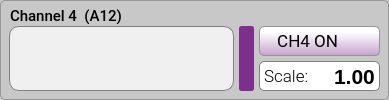
          <widget class="QGroupBox" name="groupBox_ch4">
           <property name="minimumSize">
            <size>
             <width>370</width>
             <height>100</height>
            </size>
           </property>
           <property name="maximumSize">
            <size>
             <width>16777215</width>
             <height>100</height>
            </size>
           </property>
           <property name="font">
            <font>
             <family>Roboto Medium</family>
             <pointsize>11</pointsize>
            </font>
           </property>
           <property name="styleSheet">
            <string notr="true">QGroupBox {background-color: rgb(200,200,200);border: 1px solid rgb(150,150,150); border-radius: 5px;  margin-top: 0.5em;}; 
QGroupBox::title {subcontrol-origin: margin;left: 10px;padding: 0 3px 0 3px;}</string>
           </property>
           <property name="title">
            <string/>
           </property>
           <widget class="QTextBrowser" name="textBrowser_ch4">
            <property name="enabled">
             <bool>true</bool>
            </property>
            <property name="geometry">
             <rect>
              <x>9</x>
              <y>26</y>
              <width>225</width>
              <height>65</height>
             </rect>
            </property>
            <property name="sizePolicy">
             <sizepolicy hsizetype="Preferred" vsizetype="Preferred">
              <horstretch>0</horstretch>
              <verstretch>0</verstretch>
             </sizepolicy>
            </property>
            <property name="maximumSize">
             <size>
              <width>225</width>
              <height>65</height>
             </size>
            </property>
            <property name="font">
             <font>
              <family>Roboto Mono Medium</family>
              <pointsize>30</pointsize>
              <weight>62</weight>
              <italic>false</italic>
              <bold>true</bold>
             </font>
            </property>
            <property name="cursor" stdset="0">
             <cursorShape>IBeamCursor</cursorShape>
            </property>
            <property name="styleSheet">
             <string notr="true">QTextBrowser {
	background-color: rgba(240,240,240, 1.0);border: 1px solid; border-radius:10px;
	text-align:center;font-family:'Roboto Mono Medium'; font-size:30pt; font-weight:500;
	border-color: gray;
}

QTextBrowser:disabled {
	color:gray;
	background-color: transparent;
	border: 1px solid gray; border-radius:10px;
	text-align:center;font-family:'Roboto Mono Medium'; font-size:30pt; font-weight:500;
}</string>
            </property>
            <property name="html">
             <string>&lt;!DOCTYPE HTML PUBLIC &quot;-//W3C//DTD HTML 4.0//EN&quot; &quot;http://www.w3.org/TR/REC-html40/strict.dtd&quot;&gt;
&lt;html&gt;&lt;head&gt;&lt;meta name=&quot;qrichtext&quot; content=&quot;1&quot; /&gt;&lt;style type=&quot;text/css&quot;&gt;
p, li { white-space: pre-wrap; }
&lt;/style&gt;&lt;/head&gt;&lt;body style=&quot; font-family:'Roboto Mono Medium'; font-size:30pt; font-weight:496; font-style:normal;&quot;&gt;
&lt;p align=&quot;center&quot; style=&quot;-qt-paragraph-type:empty; margin-top:0px; margin-bottom:0px; margin-left:0px; margin-right:0px; -qt-block-indent:0; text-indent:0px;&quot;&gt;&lt;br /&gt;&lt;/p&gt;&lt;/body&gt;&lt;/html&gt;</string>
            </property>
           </widget>
           <widget class="QDoubleSpinBox" name="doubleSpinBox_gain4">
            <property name="enabled">
             <bool>true</bool>
            </property>
            <property name="geometry">
             <rect>
              <x>259</x>
              <y>61</y>
              <width>121</width>
              <height>30</height>
             </rect>
            </property>
            <property name="minimumSize">
             <size>
              <width>121</width>
              <height>0</height>
             </size>
            </property>
            <property name="maximumSize">
             <size>
              <width>120</width>
              <height>16777215</height>
             </size>
            </property>
            <property name="styleSheet">
             <string notr="true">QDoubleSpinBox { background-color: rgba(255,255,255, 1.0);border: 1px solid gray; border-radius:5px;
				   text-align:right;font-family:'Roboto Mono Medium','Roboto'; font-size:16pt; font-weight:500;  }

QDoubleSpinBox::up-button { height:22px; width: 30px; border: 0px;
									 image: url(:/main/img/arrow_up4.png); }

QDoubleSpinBox::down-button { height:22px; width: 30px; border: 0px;
										  image: url(:/main/img/arrow_down4.png); }

QDoubleSpinBox::up-button:hover { 
	image: url(:/main/img/arrow_up4b.png);
}

QDoubleSpinBox::down-button:hover {
	image: url(:/main/img/arrow_down4b.png);
 }

QDoubleSpinBox:disabled { background-color: rgba(240,240,240, 1.0); border: 1px transparent; border-radius:5px;
                                          text-align:right;font-family:'Roboto Mono Medium','Roboto'; font-size:16pt; font-weight:500; }

QDoubleSpinBox::up-button:disabled { height:22px; width: 30px; border: 0px; image: url(:/main/img/arrow_up2.png); }

QDoubleSpinBox::down-button:disabled { height:22px; width: 30px; border: 0px; image: url(:/main/img/arrow_down2.png); }
</string>
            </property>
            <property name="wrapping">
             <bool>false</bool>
            </property>
            <property name="frame">
             <bool>true</bool>
            </property>
            <property name="alignment">
             <set>Qt::AlignRight|Qt::AlignTrailing|Qt::AlignVCenter</set>
            </property>
            <property name="buttonSymbols">
             <enum>QAbstractSpinBox::NoButtons</enum>
            </property>
            <property name="accelerated">
             <bool>false</bool>
            </property>
            <property name="keyboardTracking">
             <bool>false</bool>
            </property>
            <property name="showGroupSeparator" stdset="0">
             <bool>false</bool>
            </property>
            <property name="prefix">
             <string/>
            </property>
            <property name="decimals">
             <number>2</number>
            </property>
            <property name="minimum">
             <double>-9.900000000000000</double>
            </property>
            <property name="value">
             <double>1.000000000000000</double>
            </property>
           </widget>
           <widget class="QLabel" name="label_4">
            <property name="geometry">
             <rect>
              <x>264</x>
              <y>65</y>
              <width>45</width>
              <height>23</height>
             </rect>
            </property>
            <property name="font">
             <font>
              <family>Roboto Light</family>
              <pointsize>13</pointsize>
              <weight>50</weight>
              <bold>false</bold>
             </font>
            </property>
            <property name="text">
             <string>Scale:</string>
            </property>
           </widget>
           <widget class="QPushButton" name="pushButton_enable4">
            <property name="geometry">
             <rect>
              <x>259</x>
              <y>26</y>
              <width>121</width>
              <height>30</height>
             </rect>
            </property>
            <property name="font">
             <font>
              <family>Roboto</family>
              <pointsize>13</pointsize>
             </font>
            </property>
            <property name="styleSheet">
             <string notr="true">QPushButton {
	padding: 0.2em 0.2em 0.3em 0.2em;
	border: 1px solid rgb(150, 150, 150);
	border-radius: 5px;
	color: black;
	background: qlineargradient(x1:0, y1:0, x2:0, y2:2, stop:0 #FFFFFF, stop:0.1 #FFFFFF, stop:1 #7B7B7B);
	text-align:left;
	padding-left:13px;
}

QPushButton:hover:!pressed {
	border: 1px solid rgb(150, 150, 150);
	border-radius: 5px;
	color: #256552;
	background: qlineargradient(x1:0, y1:0, x2:0, y2:2, stop:0 #FFFFFF, stop:0.1 #FFFFFF, stop:1 #AAAAAA);
}

QPushButton:pressed {
	border: 2px solid rgb(150, 150, 150);
	border-radius: 5px;
	background: #FFFFFF;
	color: #2f836a;
}

QPushButton:disabled {
	border: 1px solid rgb(180, 180, 180);
	color: gray;
	background: qlineargradient(x1:0, y1:0, x2:0, y2:2, stop:0 #CCCCCC, stop:0.1 #EEEEEE, stop:1 #BBBBBB);
}</string>
            </property>
            <property name="text">
             <string> CH4 OFF</string>
            </property>
            <property name="icon">
             <iconset resource="../../resources/resources.qrc">
              <normaloff>:/main/img/power-off-gray2.png</normaloff>:/main/img/power-off-gray2.png</iconset>
            </property>
            <property name="iconSize">
             <size>
              <width>23</width>
              <height>22</height>
             </size>
            </property>
           </widget>
           <widget class="QPushButton" name="pushButton_disable4">
            <property name="geometry">
             <rect>
              <x>259</x>
              <y>26</y>
              <width>121</width>
              <height>30</height>
             </rect>
            </property>
            <property name="font">
             <font>
              <family>Roboto</family>
              <pointsize>13</pointsize>
             </font>
            </property>
            <property name="styleSheet">
             <string notr="true">QPushButton {
	padding: 0.2em 0.2em 0.3em 0.2em;
	border: 1px solid rgb(150, 150, 150);
	border-radius: 5px;
	color: black;
	background: qlineargradient(x1:0, y1:0, x2:0, y2:2, stop:0 #FFFFFF, stop:0.1 #FFFFFF, stop:1 #7E2F8E);
	text-align:left;
	padding-left:13px;
}

QPushButton:hover:!pressed {
	border: 1px solid rgb(150, 150, 150);
	border-radius: 5px;
	color: #256552;
	background: qlineargradient(x1:0, y1:0, x2:0, y2:2, stop:0 #FFFFFF, stop:0.1 #FFFFFF, stop:1 #CC70DE);
}

QPushButton:pressed {
	border: 2px solid rgb(150, 150, 150);
	border-radius: 5px;
	background: #FFFFFF;
	color: #2f836a;
}

QPushButton:disabled {
	border: 1px solid rgb(180, 180, 180);
	color: gray;
	background: qlineargradient(x1:0, y1:0, x2:0, y2:2, stop:0 #CCCCCC, stop:0.1 #EEEEEE, stop:1 #BBBBBB);
}</string>
            </property>
            <property name="text">
             <string> CH4 ON  </string>
            </property>
            <property name="icon">
             <iconset resource="../../resources/resources.qrc">
              <normaloff>:/main/img/power-on_ch4.png</normaloff>:/main/img/power-on_ch4.png</iconset>
            </property>
            <property name="iconSize">
             <size>
              <width>23</width>
              <height>22</height>
             </size>
            </property>
           </widget>
           <widget class="QLabel" name="label_ch4">
            <property name="geometry">
             <rect>
              <x>10</x>
              <y>8</y>
              <width>221</width>
              <height>16</height>
             </rect>
            </property>
            <property name="font">
             <font>
              <family>Roboto Medium</family>
              <pointsize>11</pointsize>
             </font>
            </property>
            <property name="text">
             <string>Channel 4  (A12)</string>
            </property>
           </widget>
           <widget class="QProgressBar" name="progressBar_ch4">
            <property name="geometry">
             <rect>
              <x>239</x>
              <y>26</y>
              <width>15</width>
              <height>65</height>
             </rect>
            </property>
            <property name="styleSheet">
             <string notr="true"> QProgressBar {
     border: 1px solid;
     border-color: #7E2F8E;
     border-radius: 2px;
     background-color:  rgb(240,240,240);
 }

QProgressBar::chunk {
     background-color: #7E2F8E;
 }

QProgressBar::chunk:disabled {
	background-color: gray;
 }

QProgressBar:disabled {
    border-color: gray;
	background-color:  rgb(210,210,210);
 }
</string>
            </property>
            <property name="value">
             <number>100</number>
            </property>
            <property name="textVisible">
             <bool>false</bool>
            </property>
            <property name="orientation">
             <enum>Qt::Vertical</enum>
            </property>
            <property name="invertedAppearance">
             <bool>false</bool>
            </property>
            <property name="textDirection">
             <enum>QProgressBar::TopToBottom</enum>
            </property>
           </widget>
           <zorder>textBrowser_ch4</zorder>
           <zorder>doubleSpinBox_gain4</zorder>
           <zorder>label_4</zorder>
           <zorder>label_ch4</zorder>
           <zorder>progressBar_ch4</zorder>
           <zorder>pushButton_enable4</zorder>
           <zorder>pushButton_disable4</zorder>
          </widget>
